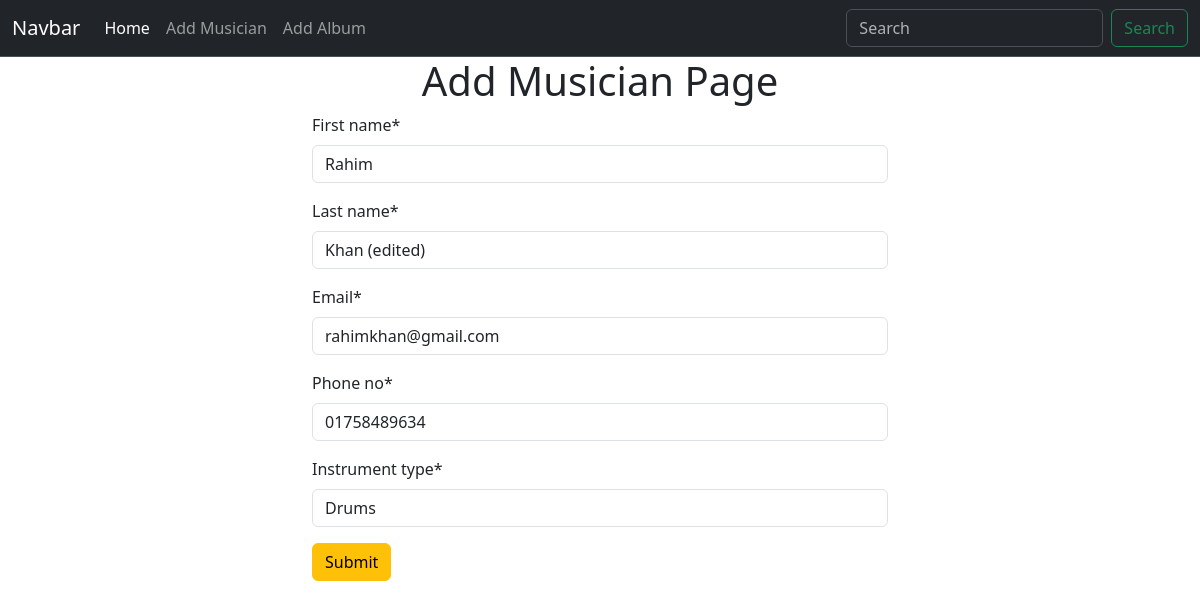
Screenshot of /musician/edit_musician/1 with the database file from the repository.
### musician/models.py (models this page shows, shortened)
class Musician(models.Model):
    first_name = models.CharField(max_length=50)
    last_name = models.CharField(max_length=50)
    email = models.EmailField()
    phone_no = models.CharField(max_length=12)
    instrument_type = models.CharField(max_length=100)

### musician/views.py (the view)
# urls.py: path('edit_musician/<int:id>',views.edit_musician,name="edit_musician"),
def edit_musician(request,id):
    musician = Musician.objects.get(pk=id)
    musician_form = MusicianForm(instance=musician)
    if request.method == "POST":
        musician_form = MusicianForm(request.POST,instance=musician )
        if musician_form.is_valid():
            musician_form.save()
            return redirect('homepage')
    return render(request, 'add_musician.html',{'form':musician_form})

### musician/forms.py
class MusicianForm(forms.ModelForm):
    class Meta:
        model = Musician
        fields = '__all__'

### musician/templates/add_musician.html (shortened to what this page needs)
{% extends 'base.html' %}
{% block content %}
{% load crispy_forms_tags %}
<div class="container w-50">
    <h1 class="text-center">Add Musician Page</h1>
    <form method="post">
        {{form|crispy}}
        <button class="btn btn-warning" type="submit">Submit</button>
    </form>
</div>
{% endblock content %}

### rows the page displays
Musician: first_name "Rahim", last_name "Khan (edited)", email "rahimkhan@gmail.com", phone_no "01758489634", instrument_type "Drums"
